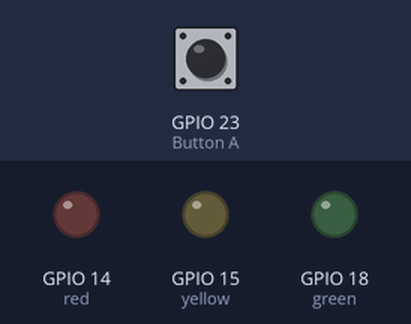
Recording of a program running on a simulated Raspberry Pi (BCM pin numbers). Parts: output pins drawn as LEDs (lit = HIGH). Inputs (shaded band) come from the test bench; at power-on: GPIO 23 (Button A) HIGH.

Above: at 5.0 s.
5.1 s: GPIO 23 (Button A) pulled LOW for 3.2 s
At 5.6 s:
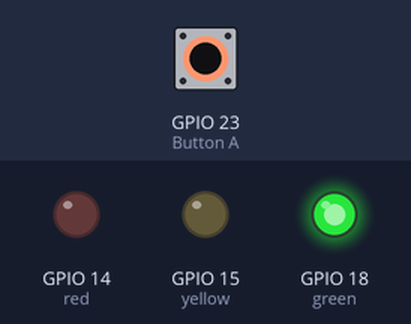
12.8 s: GPIO 23 (Button A) pulled LOW for 0.15 s
At 12.92 s:
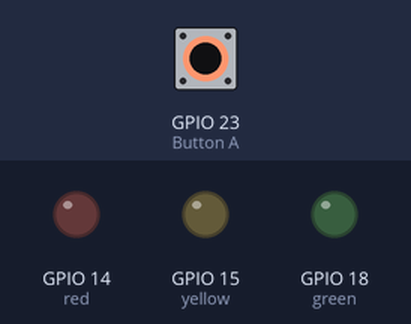
14.5 s: GPIO 23 (Button A) pulled LOW for 1 s
At 15.9 s:
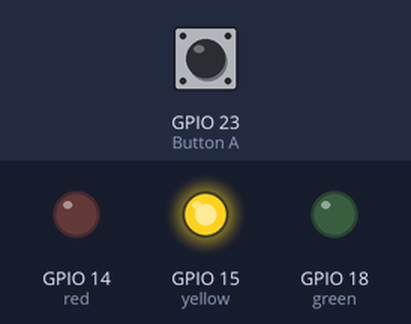
Timing chart, 0 to 20.5 s (numbered marks = the images above; inputs shaded):
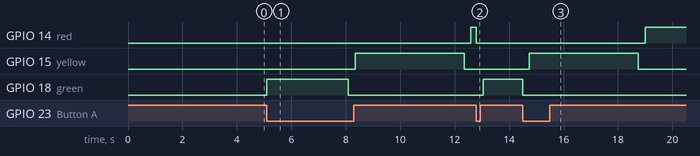

The program:

trafficlight_task1.py
```python
#!/usr/bin/python

# import libraries
from gpiozero import *
from time import *
import RPi.GPIO as GPIO

GPIO.cleanup()

# define inputs/outputs
red = LED(14)
yellow = LED(15)
green = LED(18)

A = Button(23)

# turn the green light on if the
# button is pressed
while True:
  if A.is_pressed == 1:
    green.on()
    sleep(3)
    break

# with the green light on, if the button
# is pressed again, transition to yellow,
# and then red. Once the button is pressed
# a second time, switch back to green. Repeat.

while True:
  if A.is_pressed == 1:
    if green.is_active == True:
      green.off()
      sleep(.25)
      yellow.on()
      sleep(4)
      yellow.off()
      sleep(.25)
      red.on()
    elif red.is_active == True:
      red.off()
      sleep(.25)
      green.on()


GPIO.cleanup()
```

Measured:
- after the input at 5.1 s, GPIO 14 (red): LOW → HIGH after 7.5 s; GPIO 15 (yellow): LOW → HIGH after 3.3 s, → LOW 4.0 s later; GPIO 18 (green): LOW → HIGH at once, → LOW 3.0 s later
- after the input at 12.8 s, GPIO 14 (red): HIGH → LOW at once; GPIO 18 (green): LOW → HIGH after 0.25 s
- after the input at 14.5 s, GPIO 14 (red): LOW → HIGH after 4.5 s; GPIO 15 (yellow): LOW → HIGH after 0.25 s, → LOW 4.0 s later; GPIO 18 (green): HIGH → LOW at once
